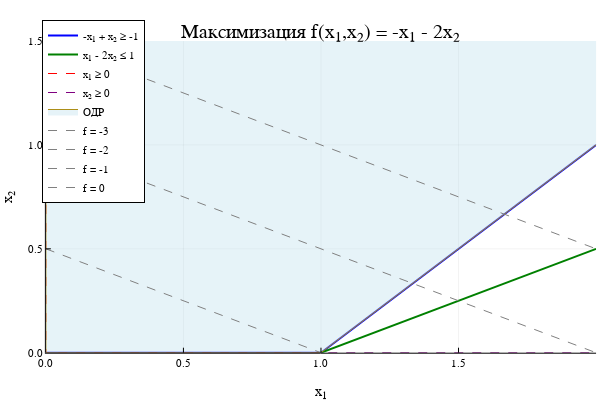

Notebook cell for this chart:
### Code cell
using Plots
plotly()

# Создание графика
plt = plot(
    xlim = (0, 2),
    ylim = (0, 1.5),
    xlabel = "x₁",
    ylabel = "x₂",
    title = "Максимизация f(x₁,x₂) = -x₁ - 2x₂",
    legend = :topleft,
    grid = true
)

# 1. Построение ограничений
# Ограничение 1: -x₁ + x₂ ≥ -1 → x₂ ≥ x₁ - 1
x₁ = 0:0.1:2
x₂_constraint1 = max.(x₁ .- 1, 0)  # Ограничение x₂ ≥ 0
plot!(plt, x₁, x₂_constraint1, 
    linewidth = 2, 
    color = :blue, 
    label = "-x₁ + x₂ ≥ -1"
)

# Ограничение 2: x₁ - 2x₂ ≤ 1 → x₂ ≥ (x₁ - 1)/2
x₂_constraint2 = (x₁ .- 1) ./ 2
plot!(plt, x₁, x₂_constraint2, 
    linewidth = 2, 
    color = :green, 
    label = "x₁ - 2x₂ ≤ 1"
)

# Границы x₁ ≥ 0 и x₂ ≥ 0
vline!(plt, [0], 
    color = :red, 
    linestyle = :dash, 
    label = "x₁ ≥ 0"
)
hline!(plt, [0], 
    color = :purple, 
    linestyle = :dash, 
    label = "x₂ ≥ 0"
)

# 2. Область допустимых решений (ОДР)
x₁_odr = [0, 1, 3,0, 0]
x₂_odr = [0, 0,2,2, 0]
plot!(plt, x₁_odr, x₂_odr, 
    fillrange = 0,
    fillalpha = 0.3,
    fillcolor = :lightblue,
    label = "ОДР"
)

# 3. Линии уровня целевой функции
C_values = -3:1:0
for C in C_values
    x₂_level = (C .+ x₁) ./ -2
    plot!(plt, x₁, x₂_level, 
        linestyle = :dash,
        color = :gray,
        label = "f = $C"
    )
end


# Отображение графика
display(plt)

### Figure 1 — Plotly figure (JSON) as saved in the notebook; plotly's stock layout.template omitted (floating-point values rounded to 4 significant figures)
{"data": [{"colorbar": {"len": 0.8657, "title": "", "x": 0.9934, "y": 0.5087}, "legendgroup": "-x₁ + x₂ ≥ -1", "line": {"color": "rgba(0, 0, 255, 1.000)", "dash": "solid", "shape": "linear", "width": 2}, "mode": "lines", "name": "-x₁ + x₂ ≥ -1", "showlegend": true, "type": "scatter", "x": [0, 0.1, 0.2, 0.3, 0.4, 0.5, 0.6, 0.7, 0.8, 0.9, 1, 1.1, 1.2, 1.3, 1.4, 1.5, 1.6, 1.7, 1.8, 1.9, 2], "xaxis": "x", "y": [0, 0, 0, 0, 0, 0, 0, 0, 0, 0, 0, 0.1, 0.2, 0.3, 0.4, 0.5, 0.6, 0.7, 0.8, 0.9, 1], "yaxis": "y"}, {"colorbar": {"len": 0.8657, "title": "", "x": 0.9934, "y": 0.5087}, "legendgroup": "x₁ - 2x₂ ≤ 1", "line": {"color": "rgba(0, 128, 0, 1.000)", "dash": "solid", "shape": "linear", "width": 2}, "mode": "lines", "name": "x₁ - 2x₂ ≤ 1", "showlegend": true, "type": "scatter", "x": [0, 0.1, 0.2, 0.3, 0.4, 0.5, 0.6, 0.7, 0.8, 0.9, 1, 1.1, 1.2, 1.3, 1.4, 1.5, 1.6, 1.7, 1.8, 1.9, 2], "xaxis": "x", "y": [-0.5, -0.45, -0.4, -0.35, -0.3, -0.25, -0.2, -0.15, -0.1, -0.05, -2.776e-17, 0.05, 0.1, 0.15, 0.2, 0.25, 0.3, 0.35, 0.4, 0.45, 0.5], "yaxis": "y"}, {"colorbar": {"len": 0.8657, "title": "", "x": 0.9934, "y": 0.5087}, "legendgroup": "x₁ ≥ 0", "line": {"color": "rgba(255, 0, 0, 1.000)", "dash": "dash", "shape": "linear", "width": 1}, "mode": "lines", "name": "x₁ ≥ 0", "showlegend": true, "type": "scatter", "x": [0, 0], "xaxis": "x", "y": [-150, 151.5], "yaxis": "y"}, {"colorbar": {"len": 0.8657, "title": "", "x": 0.9934, "y": 0.5087}, "legendgroup": "x₂ ≥ 0", "line": {"color": "rgba(128, 0, 128, 1.000)", "dash": "dash", "shape": "linear", "width": 1}, "mode": "lines", "name": "x₂ ≥ 0", "showlegend": true, "type": "scatter", "x": [-200, 202], "xaxis": "x", "y": [0, 0], "yaxis": "y"}, {"colorbar": {"len": 0.8657, "title": "", "x": 0.9934, "y": 0.5087}, "fill": "tozeroy", "fillcolor": "rgba(173, 216, 230, 0.300)", "legendgroup": "ОДР", "line": {"color": "rgba(172, 142, 24, 1.000)", "dash": "solid", "shape": "linear", "width": 1}, "mode": "lines", "name": "ОДР", "showlegend": true, "type": "scatter", "x": [0, 1, 3, 0, 0], "xaxis": "x", "y": [0, 0, 2, 2, 0], "yaxis": "y"}, {"colorbar": {"len": 0.8657, "title": "", "x": 0.9934, "y": 0.5087}, "legendgroup": "f = -3", "line": {"color": "rgba(128, 128, 128, 1.000)", "dash": "dash", "shape": "linear", "width": 1}, "mode": "lines", "name": "f = -3", "showlegend": true, "type": "scatter", "x": [0, 0.1, 0.2, 0.3, 0.4, 0.5, 0.6, 0.7, 0.8, 0.9, 1, 1.1, 1.2, 1.3, 1.4, 1.5, 1.6, 1.7, 1.8, 1.9, 2], "xaxis": "x", "y": [1.5, 1.45, 1.4, 1.35, 1.3, 1.25, 1.2, 1.15, 1.1, 1.05, 1, 0.95, 0.9, 0.85, 0.8, 0.75, 0.7, 0.65, 0.6, 0.55, 0.5], "yaxis": "y"}, {"colorbar": {"len": 0.8657, "title": "", "x": 0.9934, "y": 0.5087}, "legendgroup": "f = -2", "line": {"color": "rgba(128, 128, 128, 1.000)", "dash": "dash", "shape": "linear", "width": 1}, "mode": "lines", "name": "f = -2", "showlegend": true, "type": "scatter", "x": [0, 0.1, 0.2, 0.3, 0.4, 0.5, 0.6, 0.7, 0.8, 0.9, 1, 1.1, 1.2, 1.3, 1.4, 1.5, 1.6, 1.7, 1.8, 1.9, 2], "xaxis": "x", "y": [1, 0.95, 0.9, 0.85, 0.8, 0.75, 0.7, 0.65, 0.6, 0.55, 0.5, 0.45, 0.4, 0.35, 0.3, 0.25, 0.2, 0.15, 0.1, 0.05, 5.551e-17], "yaxis": "y"}, {"colorbar": {"len": 0.8657, "title": "", "x": 0.9934, "y": 0.5087}, "legendgroup": "f = -1", "line": {"color": "rgba(128, 128, 128, 1.000)", "dash": "dash", "shape": "linear", "width": 1}, "mode": "lines", "name": "f = -1", "showlegend": true, "type": "scatter", "x": [0, 0.1, 0.2, 0.3, 0.4, 0.5, 0.6, 0.7, 0.8, 0.9, 1, 1.1, 1.2, 1.3, 1.4, 1.5, 1.6, 1.7, 1.8, 1.9, 2], "xaxis": "x", "y": [0.5, 0.45, 0.4, 0.35, 0.3, 0.25, 0.2, 0.15, 0.1, 0.05, 2.776e-17, -0.05, -0.1, -0.15, -0.2, -0.25, -0.3, -0.35, -0.4, -0.45, -0.5], "yaxis": "y"}, {"colorbar": {"len": 0.8657, "title": "", "x": 0.9934, "y": 0.5087}, "legendgroup": "f = 0", "line": {"color": "rgba(128, 128, 128, 1.000)", "dash": "dash", "shape": "linear", "width": 1}, "mode": "lines", "name": "f = 0", "showlegend": true, "type": "scatter", "x": [0, 0.1, 0.2, 0.3, 0.4, 0.5, 0.6, 0.7, 0.8, 0.9, 1, 1.1, 1.2, 1.3, 1.4, 1.5, 1.6, 1.7, 1.8, 1.9, 2], "xaxis": "x", "y": [0, -0.05, -0.1, -0.15, -0.2, -0.25, -0.3, -0.35, -0.4, -0.45, -0.5, -0.55, -0.6, -0.65, -0.7, -0.75, -0.8, -0.85, -0.9, -0.95, -1], "yaxis": "y"}], "layout": {"annotations": [{"font": {"color": "rgba(0, 0, 0, 1.000)", "family": "sans-serif", "size": 20}, "rotation": 0, "showarrow": false, "text": "Максимизация f(x₁,x₂) = -x₁ - 2x₂", "x": 0.535, "xanchor": "center", "xref": "paper", "y": 1, "yanchor": "top", "yref": "paper"}], "height": 400, "legend": {"bgcolor": "rgba(255, 255, 255, 1.000)", "bordercolor": "rgba(0, 0, 0, 1.000)", "borderwidth": 1, "font": {"color": "rgba(0, 0, 0, 1.000)", "family": "sans-serif", "size": 11}, "title": {"font": {"color": "rgba(0, 0, 0, 1.000)", "family": "sans-serif", "size": 15}, "text": ""}, "tracegroupgap": 0, "traceorder": "normal", "x": 0.07, "xanchor": "left", "y": 1, "yanchor": "top"}, "margin": {"b": 20, "l": 0, "r": 0, "t": 20}, "paper_bgcolor": "rgba(255, 255, 255, 1.000)", "plot_bgcolor": "rgba(255, 255, 255, 1.000)", "showlegend": true, "width": 600, "xaxis": {"anchor": "y", "domain": [0.07647, 0.9934], "gridcolor": "rgba(0, 0, 0, 0.100)", "gridwidth": 0.5, "linecolor": "rgba(0, 0, 0, 1.000)", "mirror": false, "range": [0, 2], "showgrid": true, "showline": true, "showticklabels": true, "tickangle": 0, "tickcolor": "rgb(0, 0, 0)", "tickfont": {"color": "rgba(0, 0, 0, 1.000)", "family": "sans-serif", "size": 11}, "tickmode": "array", "ticks": "inside", "ticktext": ["0.0", "0.5", "1.0", "1.5", "2.0"], "tickvals": [0, 0.5, 1, 1.5, 2], "title": "x₁", "titlefont": {"color": "rgba(0, 0, 0, 1.000)", "family": "sans-serif", "size": 15}, "type": "-", "visible": true, "zeroline": false, "zerolinecolor": "rgba(0, 0, 0, 1.000)"}, "yaxis": {"anchor": "x", "domain": [0.07581, 0.9415], "gridcolor": "rgba(0, 0, 0, 0.100)", "gridwidth": 0.5, "linecolor": "rgba(0, 0, 0, 1.000)", "mirror": false, "range": [0, 1.5], "showgrid": true, "showline": true, "showticklabels": true, "tickangle": 0, "tickcolor": "rgb(0, 0, 0)", "tickfont": {"color": "rgba(0, 0, 0, 1.000)", "family": "sans-serif", "size": 11}, "tickmode": "array", "ticks": "inside", "ticktext": ["0.0", "0.5", "1.0", "1.5"], "tickvals": [0, 0.5, 1, 1.5], "title": "x₂", "titlefont": {"color": "rgba(0, 0, 0, 1.000)", "family": "sans-serif", "size": 15}, "type": "-", "visible": true, "zeroline": false, "zerolinecolor": "rgba(0, 0, 0, 1.000)"}}}
